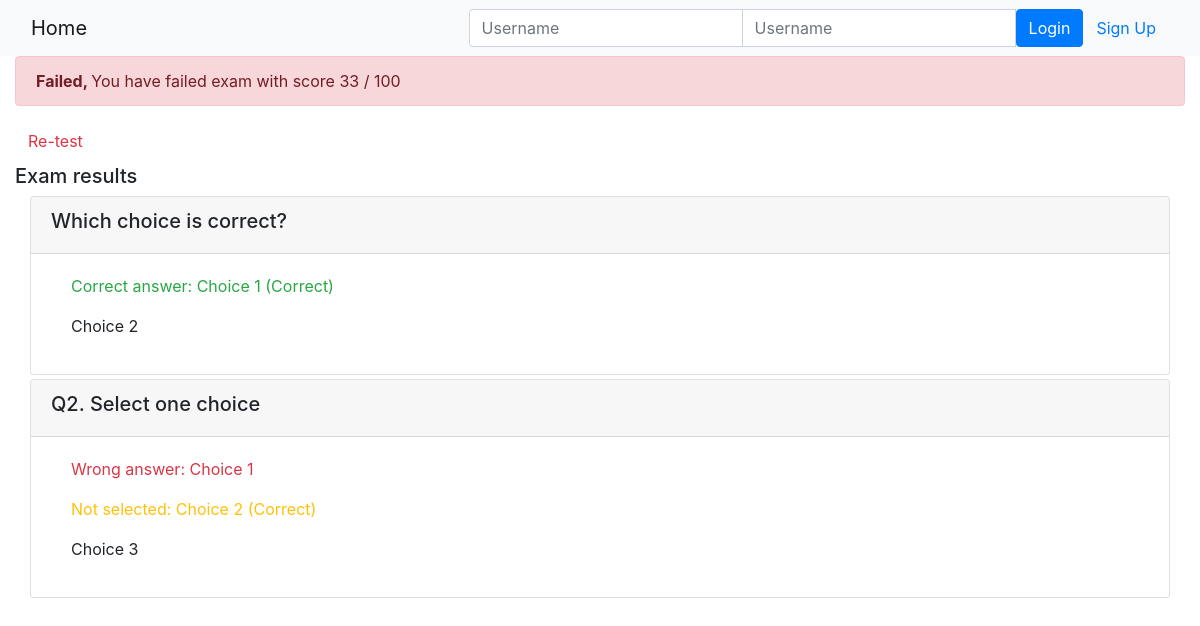
Before: /onlinecourse/course/1/submission/1/result/ with the older database file.
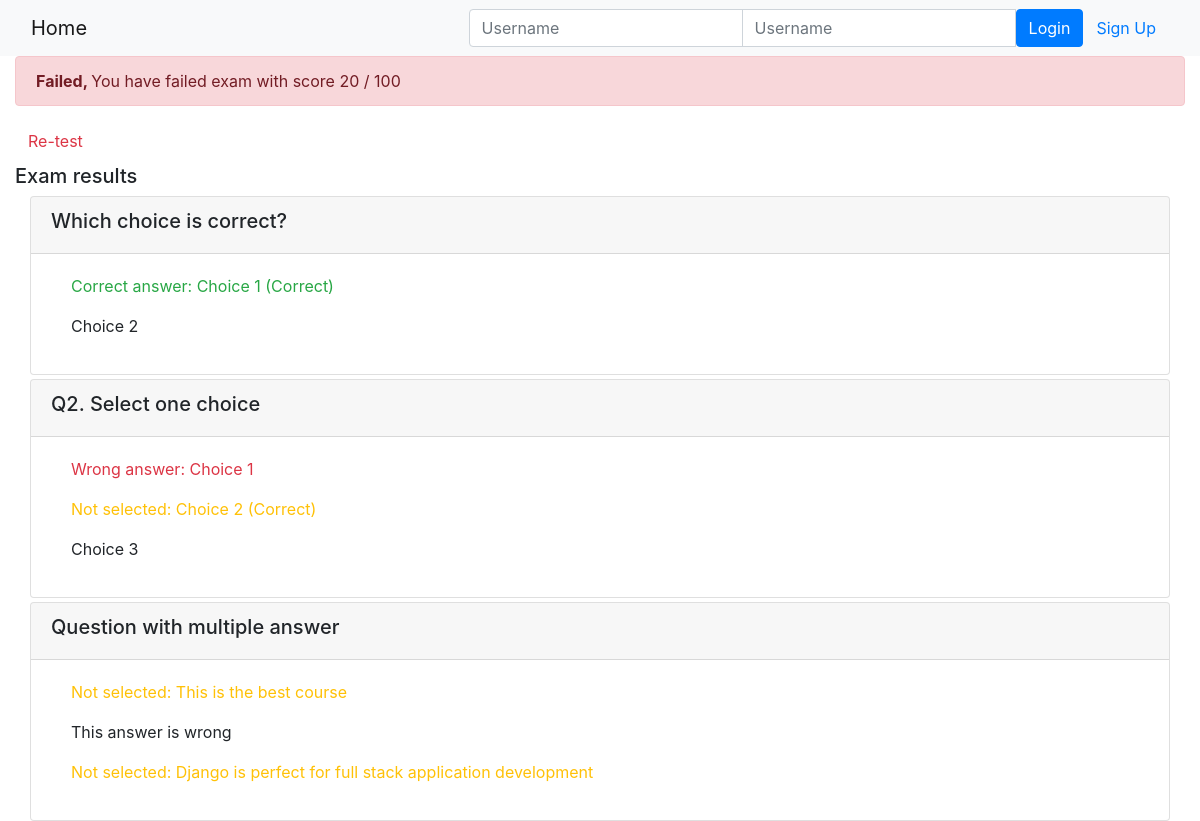
After: the same page with the newer database file.
### onlinecourse/models.py (models this page shows)
class Question(models.Model):
    course = models.ManyToManyField(Course)
    lesson = models.ForeignKey(Lesson, on_delete=models.CASCADE)
    question_text = models.CharField(max_length=200)
    grade = models.FloatField(default=0.0)
    def is_get_score(self, selected_ids):
        all_answers = self.choice_set.filter(is_correct=True).count()
        selected_correct = self.choice_set.filter(is_correct=True, id__in=selected_ids).count()
        selected_wrong = self.choice_set.filter(is_correct=False, id__in=selected_ids).count()
        if (all_answers == selected_correct) and (selected_wrong == 0):
            return True
        else:
            return False

class Choice(models.Model):
    question = models.ForeignKey(Question, on_delete=models.CASCADE)
    choice_text = models.CharField(max_length=200)
    is_correct = models.BooleanField(default=False)

### onlinecourse/views.py (the view)
# urls.py: path('course/<int:course_id>/submission/<int:submission_id>/result/', views.show_exam_result, name='show_exam_result'),
def show_exam_result(request, course_id, submission_id):
    course = get_object_or_404(Course, pk = course_id)
    submission = get_object_or_404(Submission, pk = submission_id)
    selected_choices = submission.chocies.all()
    selected_choices_id = [choice.id for choice in selected_choices]
    questions = course.question_set.all()
    final_score = 0
    total_score = 0
    for question in questions:
        if question.is_get_score(selected_choices_id):
            final_score += question.grade
        total_score += question.grade
    grade = int(final_score / total_score *100)
    return render(request, 'onlinecourse/exam_result_bootstrap.html', {'course': course,
     'submission': submission, 'grade': grade, 'selected_choices': selected_choices})

### onlinecourse/templates/onlinecourse/exam_result_bootstrap.html (shortened to what this page needs)
<!DOCTYPE html>
<html lang="en">
<head>
    {% load static %}
    <link rel="stylesheet" href="https://maxcdn.bootstrapcdn.com/bootstrap/4.5.2/css/bootstrap.min.css">
</head>
<body>
 <nav class="navbar navbar-light bg-light">
    <div class="container-fluid">
        <div class="navbar-header">
              <a class="navbar-brand" href="{% url 'onlinecourse:index' %}">Home</a>
        </div>
        <ul class="nav navbar-nav navbar-right">
            {% if user.is_authenticated %}
            <li>
                <a class="btn btn-link" href="#">{{ user.first_name }}({{ user.username }})</a>
                <a class="btn btn-link" href="{% url 'onlinecourse:logout' %}">Logout</a>
            </li>
            {% else %}
            <li>
                <form class="form-inline" action="{% url 'onlinecourse:login' %}" method="post">
                    <div class="input-group">
                        <input type="text" class="form-control" placeholder="Username" name="username" >
                        <input type="password" class="form-control" placeholder="Username" name="psw" >
                        <button class="btn btn-primary" type="submit">Login</button>
                        <a class="btn btn-link" href="{% url 'onlinecourse:registration' %}">Sign Up</a>
                    </div>
                </form>
            </li>
            {% endif %}
        </ul>
    </div>
</nav>
<div class="container-fluid">
    {% if grade > 80 %}
    <div class="alert alert-success">
       <b>Congratulations, {{ user.first_name }}!</b> You have passed the exam and completed the course with score {{ grade }} / 100
    </div>
        {% else %}
        <div class="alert alert-danger">
            <b>Failed, {{ user.first_name }} </b> You have failed exam with score {{ grade }} / 100
        </div>
        <a class="btn btn-link text-danger" href="{% url 'onlinecourse:course_details' course.id %}">Re-test</a>
        {% endif %}
        <div class="card-columns-vertical mt-1">
        <h5 class="">Exam results</h5>
            <div class="container-fluid">
                <div class="card-columns-vertical">
                    {% for question in course.question_set.all %}
                        <div class="card mt-1">
                            <div class="card-header"><h5>{{question.question_text}}</h5></div>
                            <div class="card-body">
                                {% for choice in question.choice_set.all %}
                                    <div class = "form-check">
                                        {%if choice in selected_choices%}
                                            {%if choice.is_correct%}
                                                <p class="text-success"> Correct answer: {{choice.choice_text}}</p>
                                            {%else%}
                                                <p class="text-danger"> Wrong answer: {{choice.choice_text}}</p>
                                            {%endif%}
                                        {%else%}
                                            {%if choice.is_correct%}
                                                <p class="text-warning"> Not selected: {{choice.choice_text}}</p>
                                            {%else%}
                                                <p class="text-body"> {{choice.choice_text}}</p>
                                            {%endif%}
                                        {%endif%}
                                    </div>
                                {% endfor %}
                            </div>
                        </div>
                    {% endfor %}
                </div>
        </div>
    </div>
</body>
</html>

Changed rows visible on the page:
added Question: question_text "Question with multiple answer"
added Choice: choice_text "This is the best course", shown under "Question with multiple answer"
added Choice: choice_text "This answer is wrong", shown under "Question with multiple answer"
added Choice: choice_text "Django is perfect for full stack application development", shown under "Question with multiple answer"
Other visible differences:
{{ grade }}: "33" → "20"
